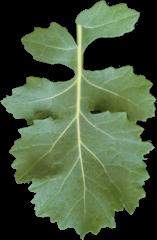
%> input picture All-Used-Matlab- Codes/seg leaf/1.jpg, 157 x 240 px
$ octave --eval "result = Tamuratexture(imread('seg leaf/1.jpg'));"   (GNU Octave 9; MATLAB toolbox functions it lacks are replaced by stand-ins)
%> lines starting %> are read from the running program, lines starting %| are printed output that depends on the picture; in (x1, y1, x2, y2) boxes, pixels count from 0 and x2, y2 are one past the last pixel; in counts of white or black regions, pixels touching at a corner belong together; the program's own positions count from 1
function Texture = Tamuratexture(rgb)
%% calculate Tamura texture feature
clc;


%%  t0=cputime;
I = rgb2gray(rgb);
[Nx,Ny] = size(I);
%> Nx = 240; Ny = 157
Ng=256;
G=double(I);

%% calculate roughness (coarseness)
Sbest=zeros(Nx,Ny);
E0h=zeros(Nx,Ny);
E0v=zeros(Nx,Ny);
E1h=zeros(Nx,Ny);
E1v=zeros(Nx,Ny);
E2h=zeros(Nx,Ny);
E2v=zeros(Nx,Ny);
E3h=zeros(Nx,Ny);
E3v=zeros(Nx,Ny);
E4h=zeros(Nx,Ny);
E4v=zeros(Nx,Ny);
E5h=zeros(Nx,Ny);
E5v=zeros(Nx,Ny);
flag=0;

for i=1:Nx
    for j=2:Ny
        E0h(i,j)=G(i,j)-G(i,j-1);
    end
end
E0h=E0h/2;

for i=1:Nx-1
    for j=1:Ny
        E0v(i,j)=G(i,j)-G(i+1,j);
    end
end
E0v=E0v/2;

%% picture size must be 4*4 to calculate E1h, E1v
if (Nx<4||Ny<4)
    flag=1;
end
if(flag==0)
    for i=1:Nx-1
        for j=3:Ny-1
            E1h(i,j)=sum(sum(G(i:i+1,j:j+1)))-sum(sum(G(i:i+1,j-2:j-1)));
        end
    end
    for i=2:Nx-2
        for j=2:Ny
            E1v(i,j)=sum(sum(G(i-1:i,j-1:j)))-sum(sum(G(i+1:i+2,j-1:j)));
        end
    end
    E1h=E1h/4;
    E1v=E1v/4;
end


%% picture size must be 8*8 to calculate E2h, E2v
if (Nx<8||Ny<8)
    flag=1;
end
if(flag==0)
    for i=2:Nx-2
        for j=5:Ny-3
            E2h(i,j)=sum(sum(G(i-1:i+2,j:j+3)))-sum(sum(G(i-1:i+2,j-4:j-1)));
        end
    end
    for i=4:Nx-4
        for j=3:Ny-1
            E2v(i,j)=sum(sum(G(i-3:i,j-2:j+1)))-sum(sum(G(i+1:i+4,j-2:j+1)));
        end
    end
    E2h=E2h/16;
    E2v=E2v/16;
end


%% picture size must be 16*16 to calculate E3h, E3v
if (Nx<16||Ny<16)
    flag=1
end
if(flag==0)
    for i=4:Nx-4
        for j=9:Ny-7
            E3h(i,j)=sum(sum(G(i-3:i+4,j:j+7)))-sum(sum(G(i-3:i+4,j-8:j-1)));
        end
    end
    for i=8:Nx-8
        for j=5:Ny-3
            E3v(i,j)=sum(sum(G(i-7:i,j-4:j+3)))-sum(sum(G(i+1:i+8,j-4:j+3)));
        end
    end
    E3h=E3h/64;
    E3v=E3v/64;
end


%% picture size must be 32*32 to calculate E4h, E4v
if (Nx<32||Ny<32)
    flag=1;
end
if(flag==0)
    for i=8:Nx-8
        for j=17:Ny-15
            E4h(i,j)=sum(sum(G(i-7:i+8,j:j+15)))-sum(sum(G(i-7:i+8,j-16:j-1)));
        end
    end
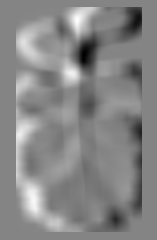
%> E4h: size 240x157 double; min -39971, max 36690, mean 636.4; drawn with min black and max white
    for i=16:Nx-16
        for j=9:Ny-7
            E4v(i,j)=sum(sum(G(i-15:i,j-8:j+7)))-sum(sum(G(i+1:i+16,j-8:j+7)));
        end
    end
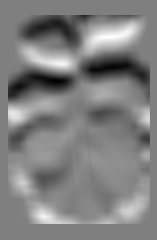
%> E4v: size 240x157 double; min -37424, max 37259, mean 244.6; drawn with min black and max white
    E4h=E4h/256;
    E4v=E4v/256;
end


%% picture size must be 64*64 to calculate E5h, E5v
if (Nx<64||Ny<64)
    flag=1;
end
if(flag==0)
    for i=16:Nx-16
        for j=33:Ny-31
            E5h(i,j)=sum(sum(G(i-15:i+16,j:j+31)))-sum(sum(G(i-15:i+16,j-32:j-31)));
        end
    end
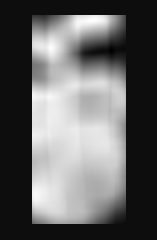
%> E5h: size 240x157 double; min -8218, max 148500, mean 53611.1; drawn with min black and max white
    for i=32:Nx-32
        for j=17:Ny-15
            E5v(i,j)=sum(sum(G(i-31:i,j-16:j+15)))-sum(sum(G(i+1:i+32,j-16:j+15)));
        end
    end
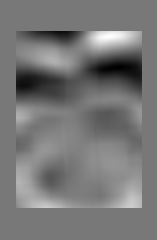
%> E5v: size 240x157 double; min -126420, max 142172, mean -623.7; drawn with min black and max white
    E5h=E5h/1024;
    E5v=E5v/1024;
end

for i=1:Nx
    for j=1:Ny
        [maxv,index]=max([E0h(i,j),E0v(i,j),E1h(i,j),E1v(i,j),E2h(i,j),E2v(i,j),E3h(i,j),E3v(i,j),E4h(i,j),E4v(i,j),E5h(i,j),E5v(i,j)]);
        k=floor((index+1)/2);
        Sbest(i,j)=2.^k;
    end
end
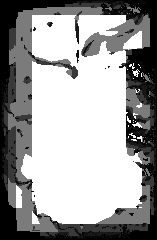
%> Sbest: size 240x157 double; min 2, max 64, mean 41; drawn with min black and max white
Fcoarseness=sum(sum(Sbest))/(Nx*Ny);
%> Fcoarseness = 40.95

%% calculate contrast ratio
[counts,graylevels]=imhist(I);
%> counts = 256 values, max 9309 at index 1, min 0 at index 38, mean 147.2; graylevels = 256 values from 0 to 255
PI=counts/(Nx*Ny);
%> PI = 256 values, max 0.247 at index 1, min 0 at index 38, mean 0.00391
averagevalue=sum(graylevels.*PI);
%> averagevalue = 79.31
u4=sum((graylevels-repmat(averagevalue,[256,1])).^4.*PI);
%> u4 = 24666434.8
standarddeviation=sum((graylevels-repmat(averagevalue,[256,1])).^2.*PI);
%> standarddeviation = 4211.2
alpha4=u4/standarddeviation^2;
%> alpha4 = 1.39
Fcontrast=sqrt(standarddeviation)/alpha4.^(1/4);
%> Fcontrast = 59.76

%% calculate direction ratio
PrewittH=[-1 0 1;-1 0 1;-1 0 1];
PrewittV=[1 1 1;0 0 0;-1 -1 -1];

%% calculate horizontal gradient
deltaH=zeros(Nx,Ny);
for i=2:Nx-1
    for j=2:Ny-1
        deltaH(i,j)=sum(sum(G(i-1:i+1,j-1:j+1).*PrewittH));
    end
end
for j=2:Ny-1
    deltaH(1,j)=G(1,j+1)-G(1,j);
    deltaH(Nx,j)=G(Nx,j+1)-G(Nx,j);
end
%> deltaH: size 240x157 double; min -471, max 495, mean 0; mean of the top-left, top-right, bottom-left and bottom-right quarters 12.7, -12.5, 10.3, -10.1
for i=1:Nx
    deltaH(i,1)=G(i,2)-G(i,1);
    deltaH(i,Ny)=G(i,Ny)-G(i,Ny-1);
end
%> deltaH: size 240x157 double; min -471, max 495, mean 0; mean of the top-left, top-right, bottom-left and bottom-right quarters 12.8, -12.6, 10.3, -10.1

%% calculate vertical gradient
deltaV=zeros(Nx,Ny);
for i=2:Nx-1
    for j=2:Ny-1
        deltaV(i,j)=sum(sum(G(i-1:i+1,j-1:j+1).*PrewittV));
    end
end
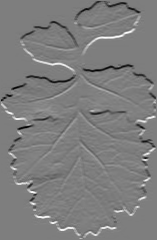
%> deltaV: size 240x157 double; min -473, max 483, mean 0.1; drawn with min black and max white
for j=1:Ny
    deltaV(1,j)=G(2,j)-G(1,j);
    deltaV(Nx,j)=G(Nx,j)-G(Nx-1,j);
end
%> deltaV: size 240x157 double; 0.17% of pixels changed, all inside (x1, y1, x2, y2) = (65, 0, 128, 240)
for i=2:Nx-1
    deltaV(i,1)=G(i+1,1)-G(i,1);
    deltaV(i,Ny)=G(i+1,Ny)-G(i,Ny);
end
%> deltaV: size 240x157 double; min -473, max 483, mean 0.1; mean of the top-left, top-right, bottom-left and bottom-right quarters -4.4, -5.2, 4.3, 5.5
%% The length of gradient vector
deltaG=(abs(deltaH)+abs(deltaV))/2;

%% The direction of gradient direction
theta=zeros(Nx,Ny);
for i=1:Nx
    for j=1:Ny
        if (deltaH(i,j)==0)&&(deltaV(i,j)==0)
        elseif deltaH(i,j)==0
            theta(i,j)=pi;
        else
            theta(i,j)=atan(deltaV(i,j)/deltaH(i,j))+pi/2;
        end
    end
end
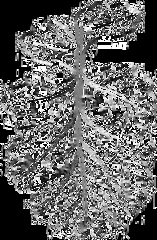
%> theta: size 240x157 double; min 0, max 3.14, mean 1.28; drawn with min black and max white
theta1=reshape(theta,1,[]);
phai=0:0.0001:pi;
HD1=hist(theta1,phai);
HD1=HD1/(Nx*Ny);
HD2=zeros(size(HD1));

%% Define a threshold
THRESHOLD=0.01;
for m=1:length(HD2)
    if HD1(m)>=THRESHOLD
        HD2(m)=HD1(m);
    end
end
[c,index]=max(HD2);
%> c = 0.203; index = 1
phaiP=index*0.0001;
%> phaiP = 0.0001
Fdirection=0;
for m=1:length(HD2)
    if HD2(m)~=0
        Fdirection=Fdirection+(phai(m)-phaiP)^2*HD2(m);
    end
end
%> this loop made 31416 passes
%> Fdirection on pass 1: 2.03e-09
%> after the loop, Fdirection = 0.539
Texture=[Fcoarseness Fcontrast Fdirection];
%> Texture = [40.95 59.76 0.539]
% [5 lines of commented-out code are left out]
Texture=Texture/sum(Texture);
%> Texture = [0.404 0.59 0.00532]

$ run again, on All-Used-Matlab- Codes/seg leaf/10.jpg
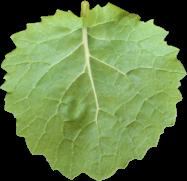
%> input picture All-Used-Matlab- Codes/seg leaf/10.jpg, 187 x 181 px
%> after the loop in Tamuratexture, `for i=1:Nx`:
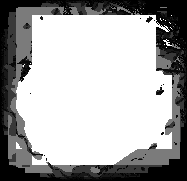
%> Sbest: size 181x187 double; min 2, max 64, mean 43.6; drawn with min black and max white
%> Fcoarseness = 43.58
%> counts = 256 values, max 6271 at index 1, min 0 at index 35, mean 132.2; graylevels = 256 values from 0 to 255
%> PI = 256 values, max 0.185 at index 1, min 0 at index 35, mean 0.00391
%> averagevalue = 112.1
%> u4 = 49482275.8
%> standarddeviation = 5179.3
%> alpha4 = 1.84
%> Fcontrast = 61.75
%> after the loop in Tamuratexture, `for i=1:Nx`:
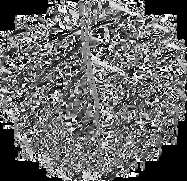
%> theta: size 181x187 double; min 0, max 3.14, mean 1.28; drawn with min black and max white
%> c = 0.157; index = 1
%> phaiP = 0.0001
%> the loop in Tamuratexture, `for m=1:length(HD2)` made 31416 passes
%> Fdirection on pass 1: 1.57e-09
%> after the loop in Tamuratexture, `for m=1:length(HD2)`: Fdirection = 0.443
%> in Tamuratexture, `Texture=[Fcoarseness Fcontrast Fdirection];`: Texture = [43.58 61.75 0.443]
%> in Tamuratexture, `Texture=Texture/sum(Texture);`: Texture = [0.412 0.584 0.00419]

$ run again, on All-Used-Matlab- Codes/seg leaf/11.jpg
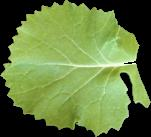
%> input picture All-Used-Matlab- Codes/seg leaf/11.jpg, 151 x 137 px
%> after the loop in Tamuratexture, `for i=1:Nx`:
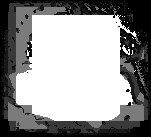
%> Sbest: size 137x151 double; min 2, max 64, mean 38.3; drawn with min black and max white
%> Fcoarseness = 38.3
%> counts = 256 values, max 3557 at index 1, min 0 at index 34, mean 80.81; graylevels = 256 values from 0 to 255
%> PI = 256 values, max 0.172 at index 1, min 0 at index 34, mean 0.00391
%> averagevalue = 110.4
%> u4 = 54614422.1
%> standarddeviation = 5818.2
%> alpha4 = 1.61
%> Fcontrast = 67.68
%> after the loop in Tamuratexture, `for i=1:Nx`:
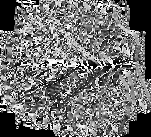
%> theta: size 137x151 double; min 0, max 3.14, mean 1.38; drawn with min black and max white
%> c = 0.139; index = 1
%> phaiP = 0.0001
%> the loop in Tamuratexture, `for m=1:length(HD2)` made 31416 passes
%> Fdirection on pass 1: 1.39e-09
%> after the loop in Tamuratexture, `for m=1:length(HD2)`: Fdirection = 0.609
%> in Tamuratexture, `Texture=[Fcoarseness Fcontrast Fdirection];`: Texture = [38.3 67.68 0.609]
%> in Tamuratexture, `Texture=Texture/sum(Texture);`: Texture = [0.359 0.635 0.00572]

$ run again, on All-Used-Matlab- Codes/seg leaf/12.jpg
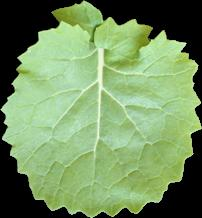
%> input picture All-Used-Matlab- Codes/seg leaf/12.jpg, 202 x 218 px
%> Fcoarseness = 44.78
%> counts = 256 values, max 8093 at index 1, min 0 at index 34, mean 172; graylevels = 256 values from 0 to 255
%> PI = 256 values, max 0.184 at index 1, min 0 at index 34, mean 0.00391
%> averagevalue = 130.1
%> u4 = 85421353.3
%> standarddeviation = 6703.2
%> alpha4 = 1.9
%> Fcontrast = 69.73
%> after the loop in Tamuratexture, `for i=1:Nx`:
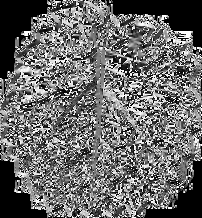
%> theta: size 218x202 double; min 0, max 3.14, mean 1.31; drawn with min black and max white
%> c = 0.159; index = 1
%> phaiP = 0.0001
%> the loop in Tamuratexture, `for m=1:length(HD2)` made 31416 passes
%> Fdirection on pass 1: 1.59e-09
%> after the loop in Tamuratexture, `for m=1:length(HD2)`: Fdirection = 0.473
%> in Tamuratexture, `Texture=[Fcoarseness Fcontrast Fdirection];`: Texture = [44.78 69.73 0.473]
%> in Tamuratexture, `Texture=Texture/sum(Texture);`: Texture = [0.389 0.606 0.00411]
